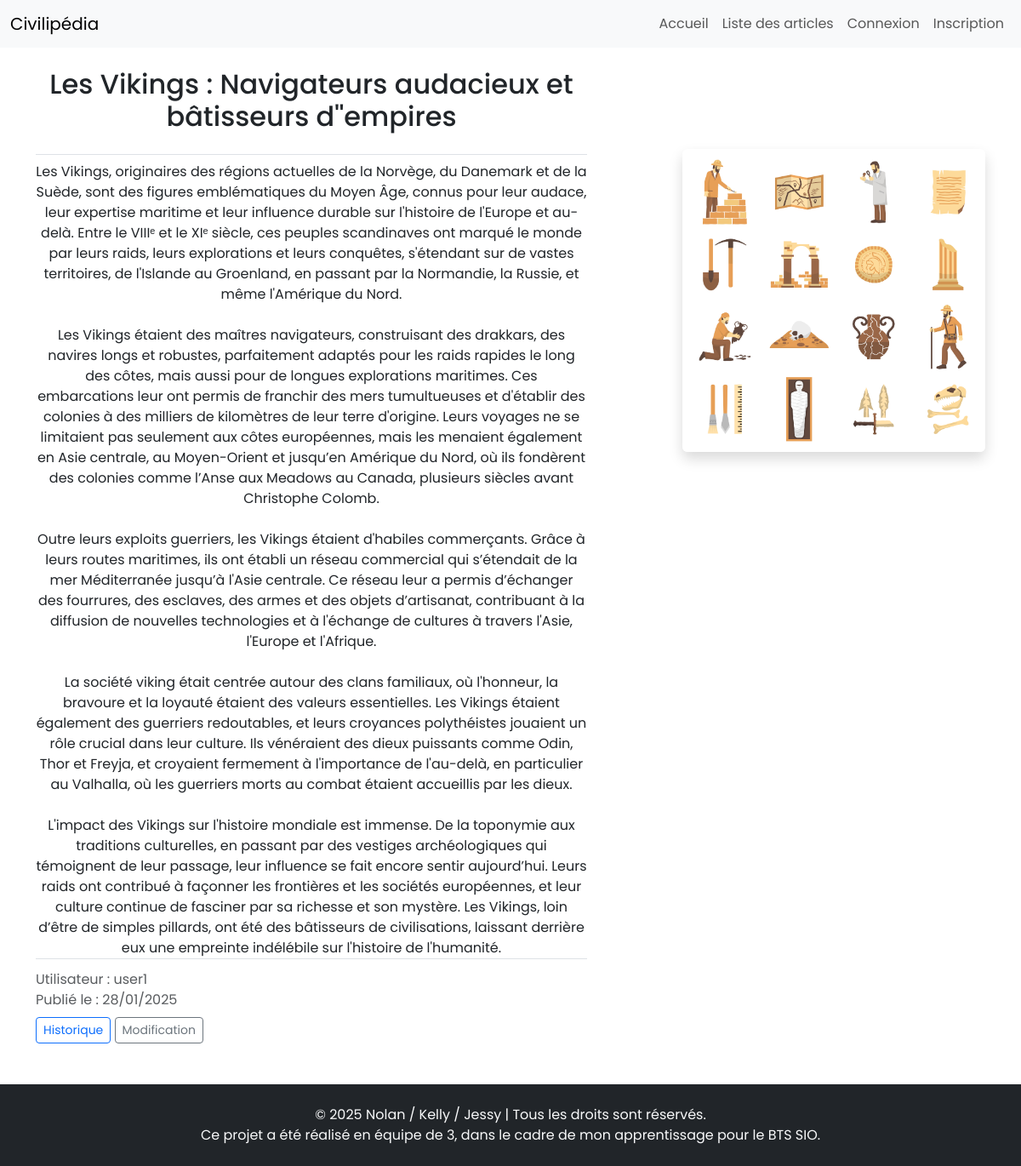
The page /templateArt.php?articleID=4 on the database as committed earlier.
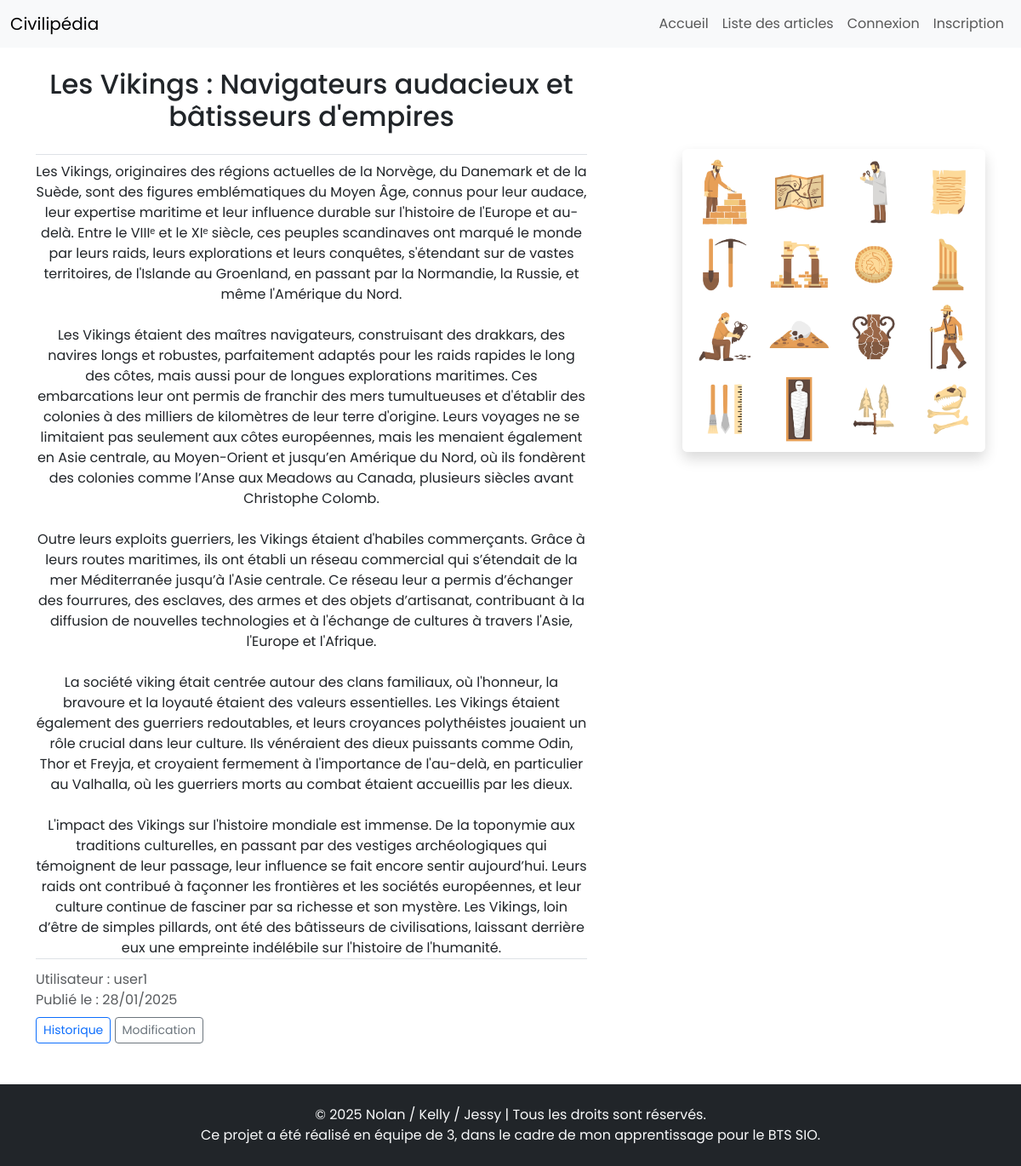
The same page on the database as committed later.
### tables this page shows
CREATE TABLE IF NOT EXISTS articles (
    id INT AUTO_INCREMENT PRIMARY KEY,
    title VARCHAR(255) NOT NULL,
    content TEXT NOT NULL,
    createdAt DATE NOT NULL,
    updatedAt DATE NULL,
    user_id INT NOT NULL,
    FOREIGN KEY (user_id) REFERENCES users(id) ON DELETE CASCADE
);

CREATE TABLE IF NOT EXISTS users (
    id INT AUTO_INCREMENT PRIMARY KEY,
    username VARCHAR(50) NOT NULL UNIQUE,  
    password VARCHAR(255) NOT NULL,
    role ENUM('user', 'admin') NOT NULL  
);

### src/model/ArtModel/postArtModel.php (called while the page is built, shortened)
<?php
class ArtPostModel
{
    public function getPostArt(PDO $bdd, $postArtId)
    {
        $recupPostArt = $bdd->prepare('SELECT * FROM articles WHERE id = :id');
        $recupPostArt->execute(['id' => $postArtId]);
        return $recupPostArt->fetchAll(PDO::FETCH_ASSOC);
    }
    public function getPostArtUser(PDO $bdd, $postArtUserId)
    {
        $recupPostArtUser = $bdd->prepare(
            'SELECT username FROM users WHERE id = :id'
        );
        $recupPostArtUser->execute(['id' => $postArtUserId]);
        return $recupPostArtUser->fetch(PDO::FETCH_ASSOC);
    }
}

### src/control/ArtControl/postArt.php (the view)
<?php
require_once 'src/model/ArtModel/postArtModel.php';
if (!empty($_GET['articleID'])) {
    $postArtId = intval($_GET['articleID']);
} else {
    throw new Exception("Identifiant de l'article non spécifié.");
}
$artPostModel = new ArtPostModel();
$articles = $artPostModel->getPostArt($bdd, $postArtId);
if (!empty($articles)) {
    $postArtUser = $articles[0]['user_id'];
    $userArticles = $artPostModel->getPostArtUser($bdd, $postArtUser);
} else {
    throw new Exception("Article non trouvé.");
}
foreach ($articles as $article) {
    $dateToShow = !empty($article['updatedAt']) ? $article['updatedAt'] : $article['createdAt'];
?>
    <div class="container mt-4">
        <div class="row">
            <div class="col-md-8" style="padding-right: 100px;">
                <h2 class="title font-weight-bold border-bottom pb-4 text-center"> <?= htmlspecialchars($article['title']); ?> </h2>
                <div class="text text-center"> <?= nl2br($article['content']); ?> </div>
                <div class="text-muted border-top pt-1">
                    <p class="mb-0 mt-2">Utilisateur : <?= htmlspecialchars($userArticles['username'] ?? 'Inconnu'); ?></p>
                    <p class="mb-0">Publié le : <?= date("d/m/Y", strtotime($dateToShow)); ?></p>
                </div>
                <div class="mt-2">
                    <a href="templateArtV.php?articleVID=<?php echo $postArtId; ?>" class="btn btn-outline-primary btn-sm">Historique</a>
                    <a href="updateArt.php?articleID=<?php echo $postArtId; ?>" class="btn btn-outline-secondary btn-sm">Modification</a>
                </div>
            </div>
            <div class="col-md-4 d-flex justify-content-center d-none d-md-block">
                <div class="sticky-top" style="top: 175px; height: 450px;">
                    <img src="assets/img/civilisation.jpg" alt="Image par défaut" class="img-fluid rounded shadow mx-auto d-block">
                </div>
            </div>
        </div>
    </div>
<?php
}
?>

Rows that differ between the two databases and show on the page:
changed articles "user1": title "Les Vikings : Navigateurs audacieux et bâtisseurs d''empires" → "Les Vikings : Navigateurs audacieux et bâtisseurs d'empires"
